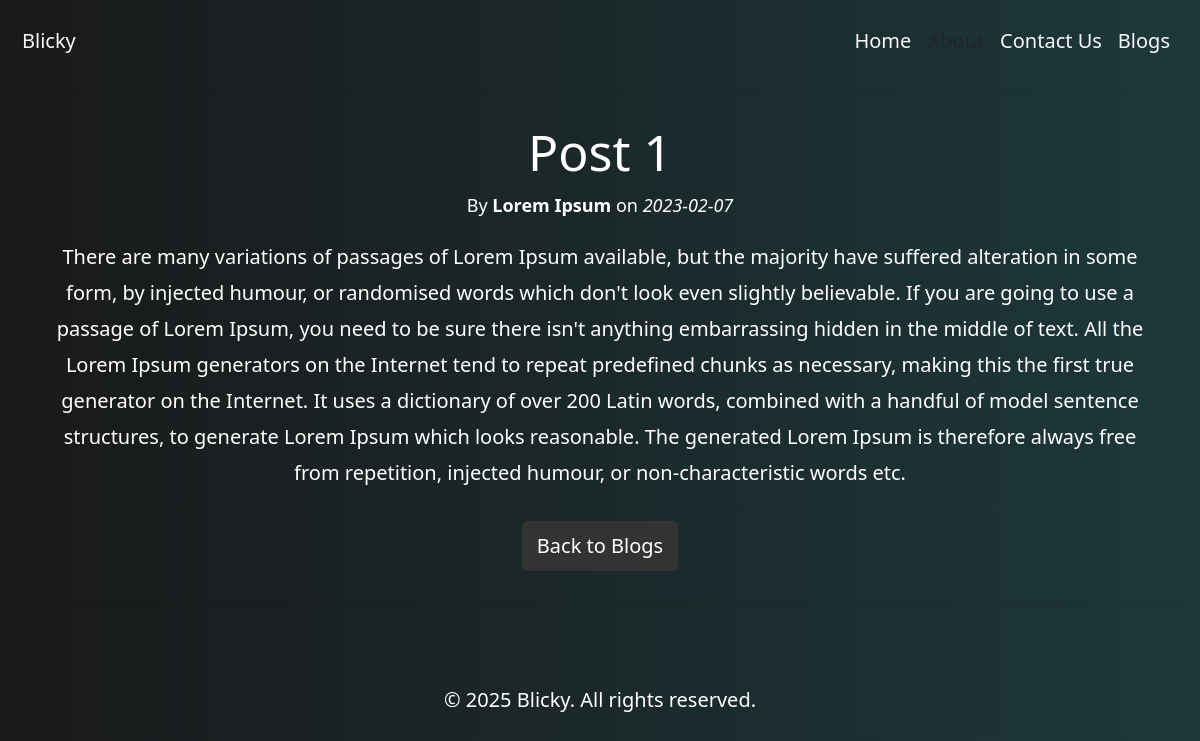
/blog_post/1, run on an earlier commit of the app's database.
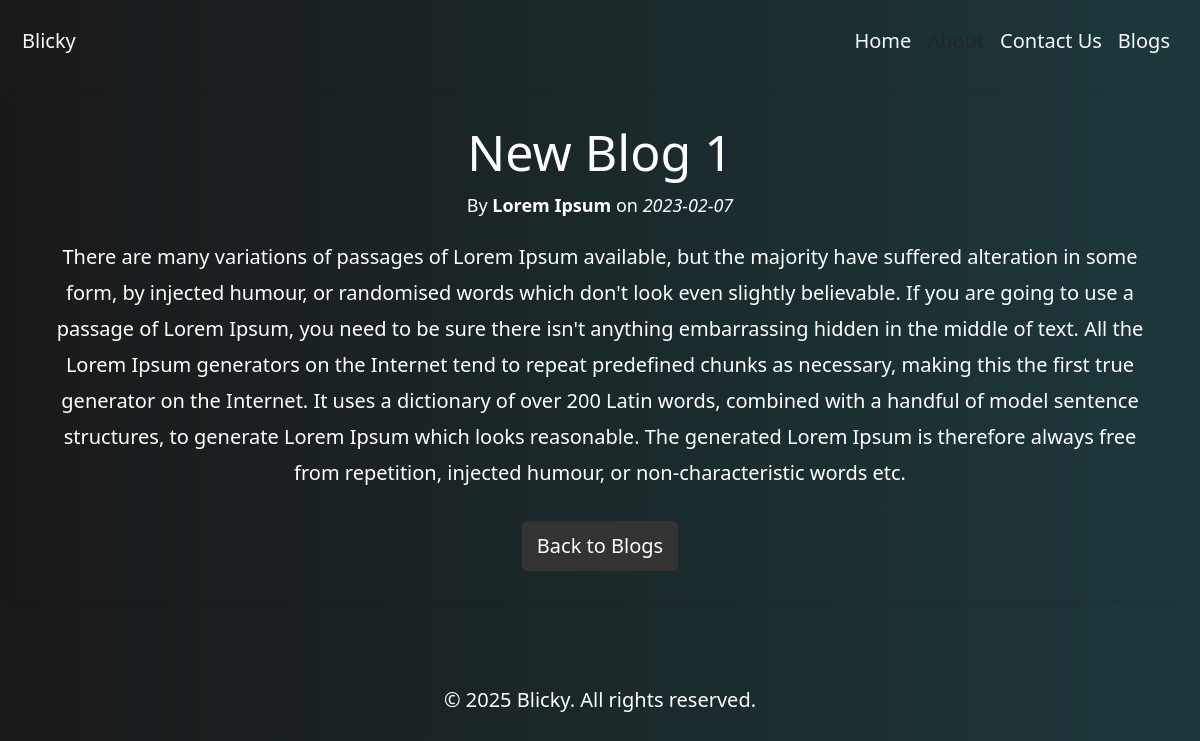
And on a later commit of the database.
### tables this page shows
CREATE TABLE posts (
    post_id INTEGER PRIMARY KEY AUTOINCREMENT,
    title TEXT NOT NULL,
    content TEXT NOT NULL,
    author TEXT NOT NULL,
    date TEXT NOT NULL
);

### app.py (the view)
@app.route('/blog_post/<int:post_id>')
def blog_post(post_id):
    conn = get_db_connection()
    post = conn.execute('SELECT * FROM posts WHERE post_id = ?', (post_id,)).fetchone()
    conn.close()
    if post is None:
        return "Post not found", 404
    return render_template('blog_post.html', post=post)

### app.py (called while the page is built)
def get_db_connection():
    conn = sqlite3.connect('blog.db')
    conn.row_factory = sqlite3.Row
    return conn

### templates/blog_post.html (shortened to what this page needs)
<html lang="en">
<head>
    <link href="https://cdn.jsdelivr.net/npm/bootstrap@5.3.0-alpha1/dist/css/bootstrap.min.css" rel="stylesheet">
    <link rel="stylesheet" href="{{ url_for('static', filename='style.css') }}">
</head>
<body>
    <nav class="navbar navbar-expand-lg">
        <div class="container-fluid">
            <a class="navbar-brand text-light" href="#">Blicky</a>
            <div class="collapse navbar-collapse" id="navbarNav">
                <ul class="navbar-nav ms-auto">
                    <li class="nav-item">
                        <a class="nav-link text-light" href="{{ url_for('homepage') }}">Home</a>
                    </li>
                    <li class="nav-item">
                        <a class="nav-link text-dark" href="{{ url_for('about') }}">About</a>
                    </li>
                    <li class="nav-item">
                        <a class="nav-link text-light" href="{{ url_for('contact') }}">Contact Us</a>
                    </li>
                    <li class="nav-item">
                        <a class="nav-link text-light" href="{{ url_for('blogs') }}">Blogs</a>
                    </li>
                </ul>
            </div>
        </div>
    </nav>
    <div class="blog-post-container">
        <h1 class="blog-post-title">{{ post.title }}</h1>
        <p class="blog-post-meta">By <span class="blog-post-author">{{ post.author }}</span> on <span class="blog-post-date">{{ post.date }}</span></p>
        <div class="blog-post-content">
            {{ post.content }}
        </div>
        <a href="{{ url_for('blogs') }}"><button>Back to Blogs</button></a>
    </div>
    <footer class="py-3 mt-5">
        <div class="container text-center">
            <p>&copy; 2025 Blicky. All rights reserved.</p>
        </div>
    </footer>
</body>
</html>

What changed in the data, as far as the page shows it:
changed posts "Lorem Ipsum": title "Post 1" → "New Blog 1"
